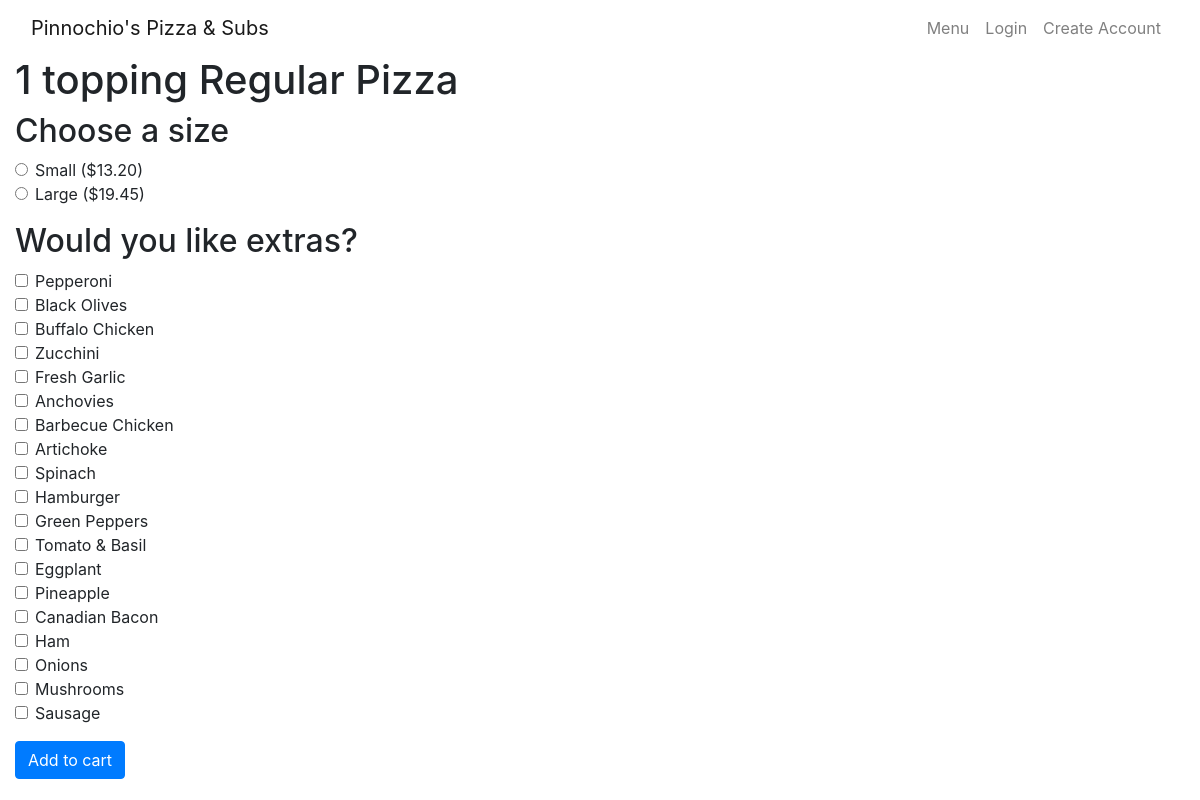
Page /menu/38 on the committed database.
### orders/models.py (models this page shows)
class Item(models.Model):
    name = models.CharField(max_length=64)
    category = models.ForeignKey(Category, on_delete=models.CASCADE, related_name="items")
    num_toppings = models.IntegerField(validators = [
        MinValueValidator(0),
        MaxValueValidator(5)
    ], default=0)
    price_individual = models.DecimalField(max_digits=6, decimal_places=2, null=True, blank=True)
    price_small = models.DecimalField(max_digits=6, decimal_places=2, null=True, blank=True)
    price_large = models.DecimalField(max_digits=6, decimal_places=2, null=True, blank=True)
    def __str__(self):
        return f"{self.name}"

class Category(models.Model):
    name = models.CharField(max_length=64)
    add_on_cost = models.DecimalField(max_digits=4, decimal_places=2, null=True, blank=True)
    def __str__(self):
        return f"{self.name}"

class Size(models.Model):
    size = models.CharField(max_length=32)
    def __str__(self):
        return f"price_{self.size}"

class Topping(models.Model):
    name = models.CharField(max_length=64)
    allowed_on = models.ManyToManyField('Item', blank=True, related_name="toppings")
    def __str__(self):
        return f"{self.name}"

### orders/views.py (the view)
# urls.py: path("menu/<int:item_id>", views.item, name="item"),
def item(request, item_id):
    try:
        item = Item.objects.get(pk=item_id)
        sizes = Size.objects.all()
        selection = []
        for size in sizes:
            tmp = f"price_{size.size}"
            price = getattr(item, tmp)
            selection.append((size, price))
        context = {
            "item": item,
            "selection": selection,
        }
        return render(request, "orders/item.html", context)
    except Item.DoesNotExist:
        error_message(request, "That item does not exist.")
        return HttpResponseRedirect(reverse("menu"))

### orders/templates/orders/item.html (shortened to what this page needs)
{% extends "orders/base.html" %}
{% block pagehead %}
  {{item}} {{item.category}}
{% endblock %}
{% block body %}
{% if item %}
<form method="POST" action="{% url 'add_to_cart' %}">
  <div class="form-group">
    <h2>Choose a size</h2>
    {% for size, price in selection %}
      {% if price %}
      <div class="form-check">
        <input class="form-check-input" type="radio" name="size" id="{{size}}" value="{{size}}">
        <label class="form-check-label" for="{{size}}">
          {{size.size|capfirst}} (${{price}})
        </label>
      </div>
      {% endif %}
    {% endfor %}
  </div>
  {% if item.toppings.all %}
    <div class="form-group">
      <h2>Would you like extras?</h2>
      {% for topping in item.toppings.all %}
        <div class="form-check">
          <input class="form-check-input" type="checkbox" name="toppings[]" value="{{topping}}" id="{{topping}}">
          <label class="form-check-label" for="{{topping}}">
            {{topping}} {% if item.category.add_on_cost %}(+ ${{item.category.add_on_cost}}){% endif %}
          </label>
        </div>
      {% endfor %}
    </div>
  {% endif %}
  <button type="submit" class="btn btn-primary">Add to cart</button>
</form>
{% endif %}
{% endblock %}

### rows in the picture
Item: name "1 topping", category "Regular Pizza"
Size: size "Small", price_small "13.20"
Size: size "Large", price_large "19.45"
Topping: name "Pepperoni"
Topping: name "Black Olives"
Topping: name "Buffalo Chicken"
Topping: name "Zucchini"
Topping: name "Fresh Garlic"
Topping: name "Anchovies"
Topping: name "Barbecue Chicken"
Topping: name "Artichoke"
Topping: name "Spinach"
Topping: name "Hamburger"
Topping: name "Green Peppers"
Topping: name "Tomato & Basil"
Topping: name "Eggplant"
Topping: name "Pineapple"
Topping: name "Canadian Bacon"
Topping: name "Ham"
Topping: name "Onions"
Topping: name "Mushrooms"
Topping: name "Sausage"
